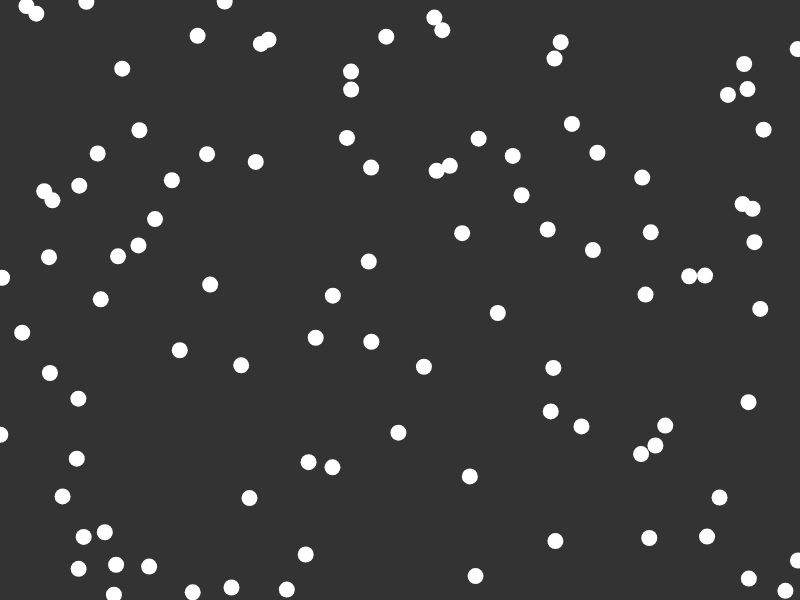
Frame 1 (no input)
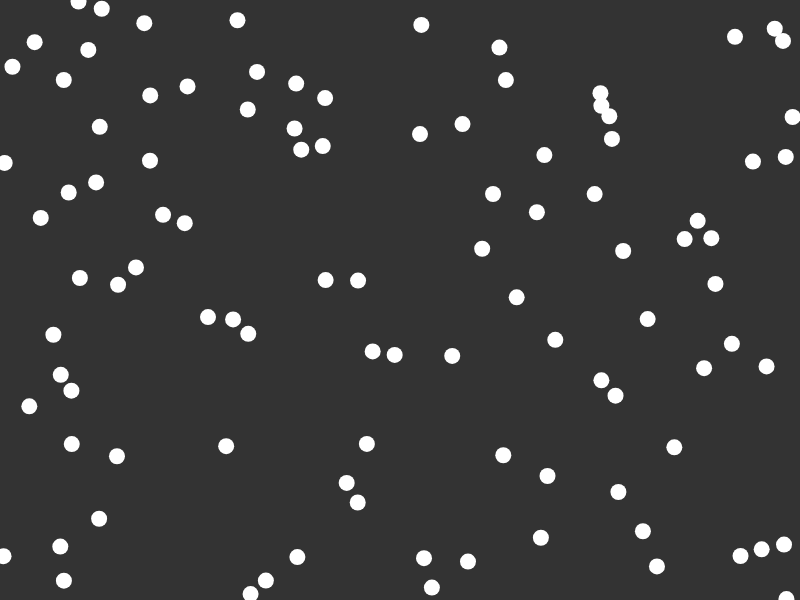
Frame 60 (no input)
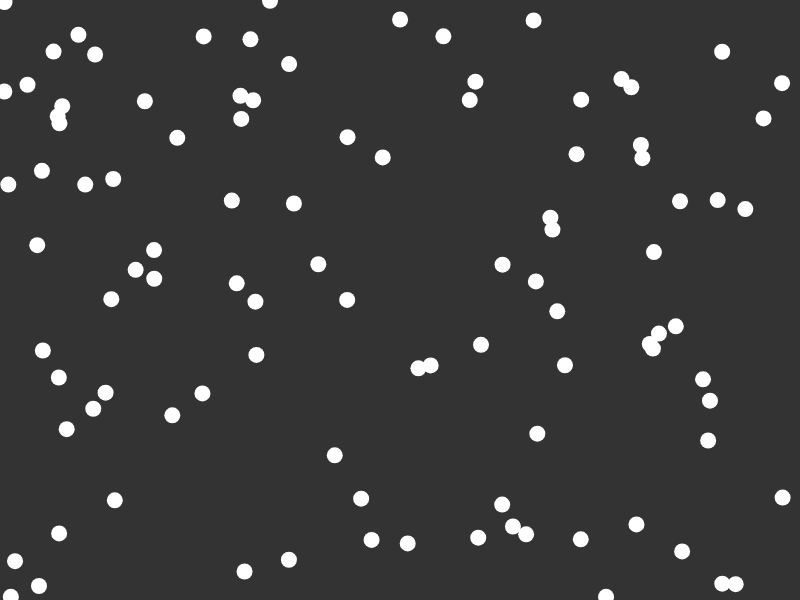
Frame 120 (the mouse pressed at the canvas centre since frame 60)

The p5.js sketch that drew these frames (run headless with seeded random() and noise() and a simulated clock; from frame 60 on, the mouse is pressed at the canvas centre):

// p5.js sketch
// ── sketch.js
const boids = [];

function setup() {
    createCanvas(800, 600);

    for( let i = 0; i < 100; i++ ) {
        boids.push( new Boid() );
    }
}

function draw() {
    background(51);

    for( const boid of boids ) {
        boid.flock(boids);
        boid.update();
        boid.show();
    }
}
// ── boid.js
function Boid() {
    this.position = createVector(random(width), random(height));
    this.velocity = createVector(random(2)-1,random(2)-1);
    this.acc = createVector(0,0);
    this.perception = 500;

    this.show = function() {
        strokeWeight(16);
        stroke(255);
        point(this.position.x, this.position.y);
    }

    this.align = function(boids) {
        let average = createVector(0,0);
        let total = 0;
        boids.filter(
            (boidFilter)=>{dist(this.position.x, this.position.y, boidFilter.position.x, boidFilter.position.y) < this.perception && boidFilter !== this}).forEach((boid)=>{
                average.add(boid.velocity);
                total++;
            });
        if( total > 0 ) {
            average.div(total);
            average.sub(this.velocity);
            console.log(average);
        }
        return average;
    }

    this.flock = function(boids) {
        const alignment = this.align(boids);
        this.acc.add(alignment);
    }

    this.update = function() {
        this.position.add(this.velocity);
        this.velocity.add(this.acc);
        this.acc.mult(0);

        if( this.position.x > width ) {
            this.position.x -= width;
        }
        if( this.position.x < 0 ) {
            this.position.x += width;
        }

        if( this.position.y > height ) {
            this.position.y -= height;
        }
        if( this.position.y < 0 ) {
            this.position.y += height;
        }
    }
}
